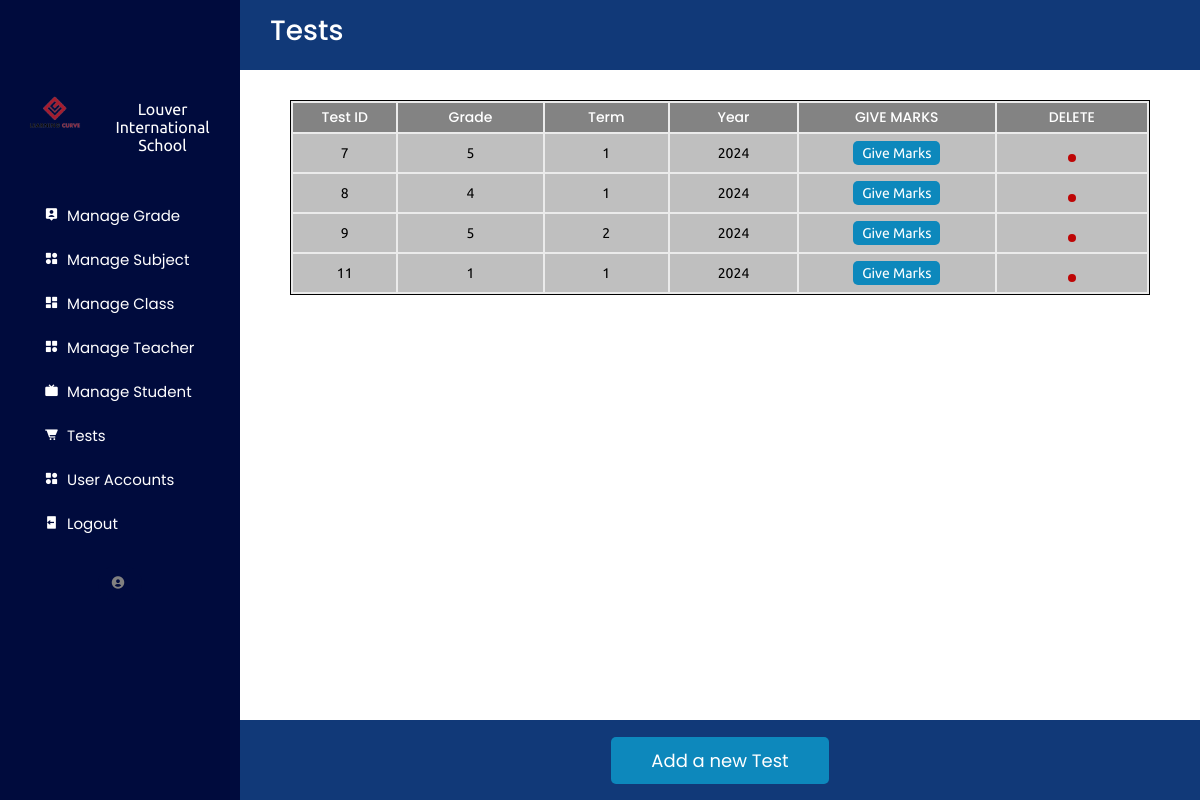
/Admin/scheduleTest.php, run on the app's committed database.
### tables this page shows
CREATE TABLE `term_test` (
  `testID` int(11) NOT NULL,
  `gradeID` int(11) NOT NULL,
  `term` int(11) NOT NULL,
  `year` year(4) NOT NULL
);

CREATE TABLE `grade` (
  `gradeID` int(11) NOT NULL,
  `grade` varchar(50) NOT NULL
);

### Admin/scheduleTest.php (the view, shortened to what this page needs)
<?php
require_once("../db_conn.php");
include("sidemenu.php");
?>
<div class="dashboard-content">
    <div class="heading-box">
        <div class="box-1">
            <div class="title">
                <p>Tests</p>
            </div>
        </div>
    </div>
    <div class="table-section-item">
        <div class="table-container-item">
            <div class="table-box">
                <table id="rows-def">
                    <tr id="table-head">
                        <th>Test ID</th>
                        <th>Grade</th>
                        <th>Term</th>
                        <th>Year</th>
                        <th>GIVE MARKS</th>
                        <th>DELETE</th>
                    </tr>
                    <?php
                    $query = "
                        SELECT
                            tt.testID,
                            g.grade,
                            g.gradeID,
                            tt.term,
                            tt.year
                        FROM
                            term_test tt
                        INNER JOIN
                            grade g ON tt.gradeID = g.gradeID
                    ";
                    $result = $conn->query($query);
                    if ($result->num_rows > 0) {
                        while ($row = $result->fetch_assoc()) {
                            echo "<form action='addMarks.php' method='post'>
                            <tr>
                                    <td>{$row['testID']}</td>
                                    <td>{$row['grade']}</td>
                                    <td>{$row['term']}</td>
                                    <td>{$row['year']}</td>
                                    <td>
                                        <input type='hidden' name='testID' value='{$row['testID']}'>
                                        <input type='hidden' name='gradeID' value='{$row['gradeID']}'>
                                        <button id='update' name='giveMarksButton'>Give Marks</button>
                                    </td>
                                    <td>
                                            <button id='bin' name='deleteSpecialBus'><i class='ri-delete-bin-line'></i></button>
                                    </td>
                                </tr></form>";
                        }
                    } else {
                        echo "<tr><td colspan='6'>No tests found</td></tr>";
                    }
                    ?>
                </table>
            </div>
        </div>
    </div>
    <div class="bottom-box">
        <div class="button">
            <form action='addTest.php' method='post'>
                <button name="addNewTest" id="popupButtonItem" class="submit">
                    Add a new Test
                </button>
            </form>
        </div>
    </div>
</div>
</body>
</html>

### Admin/stylead.css (style rules this page uses)
* { margin: 0; padding: 0; box-sizing: border-box; list-style: none; text-decoration: none; font-family: "Ubuntu", sans-serif; font-weight: 400; font-size: 15px; scroll-behavior: smooth; }
:root { --offwhite: #edebe6; --black: #000000; --white: #ffffff; --blue: #000b3d; --gray: rgb(115, 114, 114); --skyblue: #113978; --skyblue2: rgb(13, 136, 188); }
body { color: var(--white); }
.dashboard-content { overflow-y: auto; -ms-overflow-style: none; scrollbar-width: none; }
.dashboard-content { background-color: var(--white); width: 80%; color: #000000; display: flex; justify-content: center; flex-direction: row; flex-wrap: wrap; align-content: flex-start; overflow-y: auto; }
.heading-box { display: flex; justify-content: space-between; align-content: center; width: 100%; height: 70px; background-color: var(--skyblue); color: var(--white); margin-bottom: 20px; }
.box-1 { margin: 10px; }
.title { text-align: center; padding-left: 20px; }
.title p { font-family: "Poppins", sans-serif; font-weight: 500; font-style: normal; font-size: 28px; }
.table-section-item { width: 100%; height: auto; display: flex; flex-direction: column; margin-left: 50px; margin-right: 50px; }
.table-container-item { width: 100%; background-color: #ebebeb; margin-top: 10px; margin-bottom: 15px; overflow: auto; max-height: 370px; border: 1px solid var(--black); }
.table-box { position: relative; width: 100%; display: flex; justify-content: center; overflow: auto; }
.table-box table { width: 100%; overflow: auto; height: auto; }
.table-box tr { text-align: center; }
.table-box th { padding: 4px; width: 30px; color: var(--white); background-color: rgba(128, 128, 128, 0.954); font-style: normal; font-size: 14px; font-family: "Poppins", sans-serif; font-weight: 500; font-style: normal; }
.table-box td { padding: 7px; background-color: rgba(166, 166, 166, 0.632); color: #000000; font-size: 14px; }
.bottom-box { position: absolute; width: 80%; bottom: 0%; display: flex; justify-content: center; align-items: center; gap: 2rem; height: 80px; background-color: var(--skyblue); }
.submit { font-size: 18px; font-family: "Poppins", sans-serif; font-weight: 400; font-style: normal; background-color: var(--skyblue2); color: var(--white); border: none; border-radius: 5px; padding: 10px 40px; cursor: pointer; width: auto; }
#update { font-size: 16px; background-color: var(--skyblue2); color: var(--white); border: none; border-radius: 5px; font-size: 14px; padding: 4px 9px; cursor: pointer; }
#bin { font-size: 16px; background-color: rgb(190, 5, 5); color: var(--white); border: none; border-radius: 5px; font-family: "Tw Cen MT Std", sans-serif; padding: 4px 4px; cursor: pointer; }
#table-head { position: sticky; top: 0; z-index: 1001; background-color: rgb(196, 196, 196); }

### Admin/styleshee.css (style rules this page uses)
body { font-family: 'Poppins', sans-serif; background: #f5f5f5; display: flex; justify-content: center; align-items: center; height: 100vh; margin: 0; }
body { font-family: 'Poppins', sans-serif; background: #f5f5f5; margin: 0; display: flex; justify-content: center; align-items: flex-start; }

### data on the page
term_test: testID "7", gradeID.grade "5", term "1", year "2024"
term_test: testID "8", gradeID.grade "4", term "1", year "2024"
term_test: testID "9", gradeID.grade "5", term "2", year "2024"
term_test: testID "11", gradeID.grade "1", term "1", year "2024"
